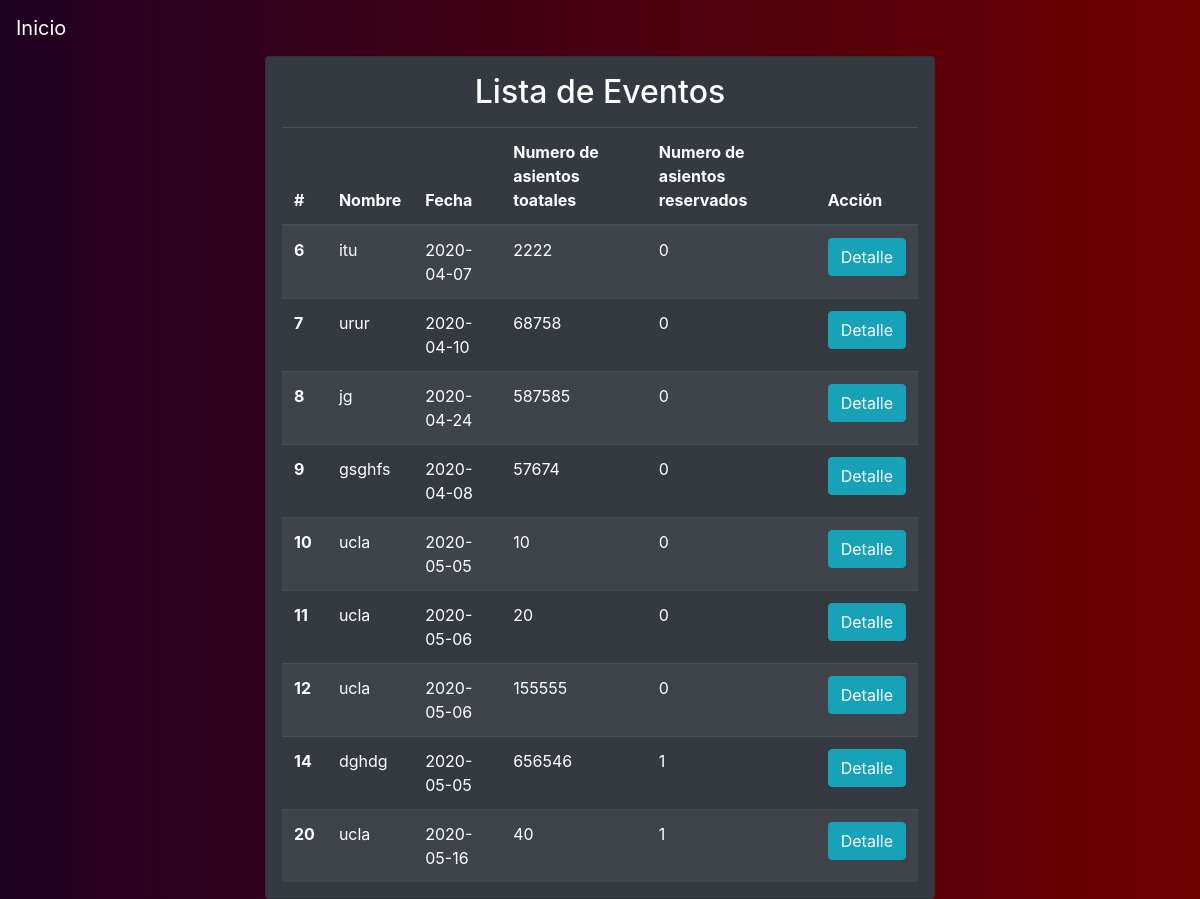
The app's page /events-inactive, older data.
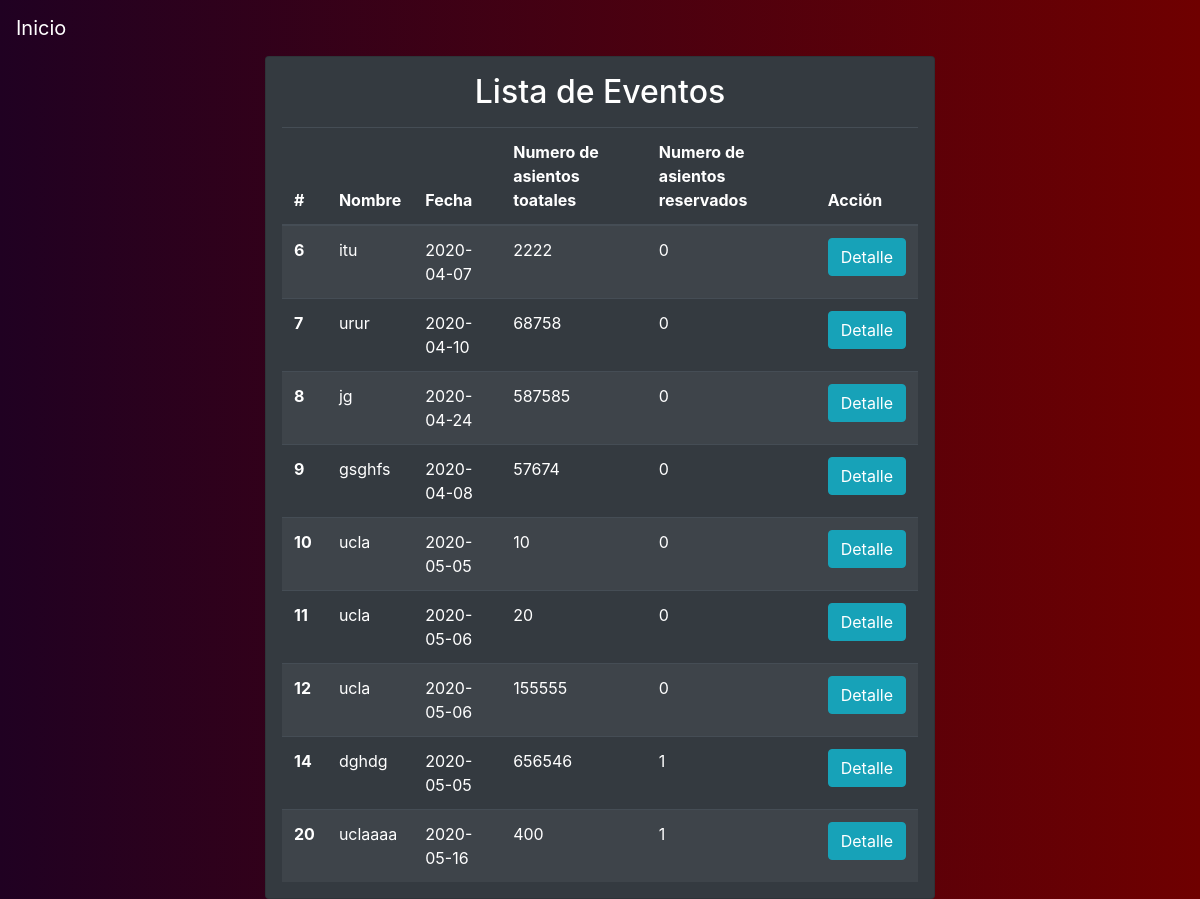
The same page, newer data.
### tables this page shows
CREATE TABLE "Evento"
(
	id INTEGER not null
		constraint Evento_pk
			primary key autoincrement,
	nombre text not null,
	fecha date not null,
	numero_asientos_total int not null,
	numero_asientos_reservados int not null
);

### app.py (the view)
@app.route("/events-inactive")
def events_inactive():
    date = datetime.now().date()
    events = query_db('SELECT * FROM Evento WHERE fecha <= ?', [date])
    return render_template('events_inactive.html', events=events)

### app.py (called while the page is built)
def make_dicts(cursor, row):
    return dict((cursor.description[idx][0], value)
                for idx, value in enumerate(row))

def get_db():
    db = getattr(g, '_database', None)
    if db is None:
        db = g._database = sqlite3.connect(DATABASE)
        db.row_factory = make_dicts
    return db

@app.teardown_appcontext
def close_connection(exception):
    db = getattr(g, '_database', None)
    if db is not None:
        db.close()

def query_db(query, args=(), one=False):
    cur = get_db().execute(query, args)
    rv = cur.fetchall()
    cur.close()
    return (rv[0] if rv else None) if one else rv

### templates/events_inactive.html
{% extends 'layout.html' %}
{% block body %}
<div class="container-fluid">
    <div class="bg-custom row align-items-center justify-content-center vh-100">
        <div class="col-md-7">
            <div class="card bg-dark">
                <div class="car-body text-white mx-3">
                    <h2 class="card-title text-center mt-3"> Lista de Eventos</h2>
                    <table class="table table-striped table-dark my-3 ">
                      <thead>
                        <tr>
                          <th scope="col">#</th>
                          <th scope="col">Nombre</th>
                          <th scope="col">Fecha</th>
                          <th scope="col">Numero de asientos toatales</th>
                          <th scope="col">Numero de asientos reservados</th>
                          <th scope="col">Acción</th>
                        </tr>
                      </thead>
                      <tbody>
                      {% for event in events%}
                        <tr>
                          <th scope="row">{{ event.id }}</th>
                          <td>{{ event.nombre }}</td>
                          <td>{{ event.fecha }}</td>
                          <td>{{ event.numero_asientos_total }}</td>
                          <td>{{ event.numero_asientos_reservados }}</td>
                          <td>
                              <a class="btn btn-info" href="/detail-event/{{event.id}}/{{ event.nombre }}"> Detalle</a>
                          </td>
                        </tr>
                      {% endfor %}
                      </tbody>
                    </table>
                </div>
            </div>
        </div>
    </div>
</div>
{% endblock %}

Row changes from the older to the newer data that the page shows:
changed Evento id 20: nombre "ucla" → "uclaaaa"; numero_asientos_total "40" → "400"
